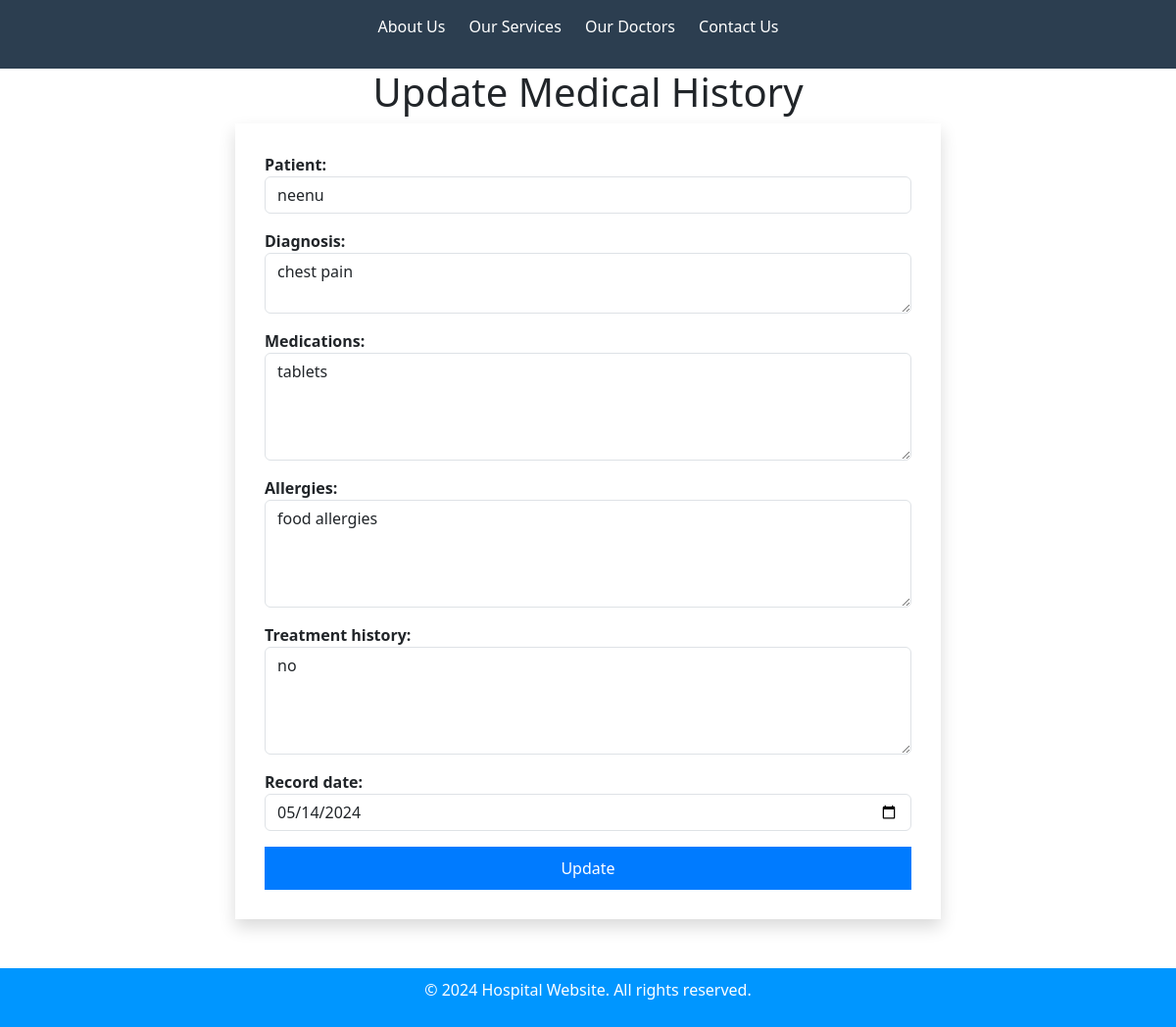
The page /pa-dashboard/update_medical_history/1/ on the database its author committed.
### ehospital_app/models.py (models this page shows, shortened)
class MedicalHistory(models.Model):
    patient = models.ForeignKey(Patient, on_delete=models.CASCADE)
    diagnosis = models.TextField()
    medications = models.TextField()
    allergies = models.TextField()
    treatment_history = models.TextField()
    record_date = models.DateField()

### ehospital_app/views.py (the view)
# urls.py: path('update_medical_history/<int:history_id>/', views.update_medical_history, name='update_medical_history'),
def update_medical_history(request,history_id):
    medical_history = MedicalHistory.objects.get(id=history_id)
    if request.method == 'POST':
        form = MedicalHistoryForm(request.POST, request.FILES, instance=medical_history)
        if form.is_valid():
            form.save()
            return redirect('patient_dashboard')
    else:
        form = MedicalHistoryForm(instance=medical_history)
    return render(request, 'update_medical_history.html', {'form': form, 'medical_history': medical_history})

### ehospital_app/forms.py
class MedicalHistoryForm(forms.ModelForm):
    class Meta:
        model = MedicalHistory
        fields ='__all__'
        widgets = {
            'patient': forms.Select(attrs={'class': 'form-control'}),
            'diagnosis': forms.Textarea(attrs={'class': 'form-control', 'rows': 2}),
            'medications': forms.Textarea(attrs={'class': 'form-control', 'rows': 4}),
            'allergies': forms.Textarea(attrs={'class': 'form-control', 'rows': 4}),
            'treatment_history': forms.Textarea(attrs={'class': 'form-control', 'rows': 4}),
            'record_date': forms.DateInput(attrs={'class': 'form-control', 'type': 'date'}),
        }

### ehospital_app/models.py (called while the page is built)
    def __str__(self):
        return '{}'.format(self.name)

### templates/update_medical_history.html (shortened to what this page needs)
 {% extends 'base.html'%}
{% load static %}
{% block content %}
 <h1 class="text-center">Update Medical History</h1>
 <div class="container shadow" style="width : 60%; margin-bottom : 50px; padding: 30px">
 <form method="post">
        {{ form.as_p }}
        <button type="submit">Update</button>
    </form>
 </div>
 {% endblock %}

### static/css/style.css (style rules this page uses)
body { font-family: Arial, sans-serif; margin: 0; padding: 0; }
.container { width: 80%; margin: 0 auto; }
label { display: block; font-weight: bold; }
input[type="text"], input[type="email"], textarea { width: 100%; padding: 10px; border: 1px solid #ccc; border-radius: 5px; box-sizing: border-box; }
textarea { resize: vertical; }
button { display: block; width: 100%; padding: 10px; background-color: #007bff; color: #fff; border: none; border-radius: 5px; cursor: pointer; }
.container { width: 100%; height: 100%; }

### rows shown on the page
MedicalHistory: patient "neenu", diagnosis "chest pain", medications "tablets", allergies "food allergies", treatment_history "no", record_date "05/14/2024"
